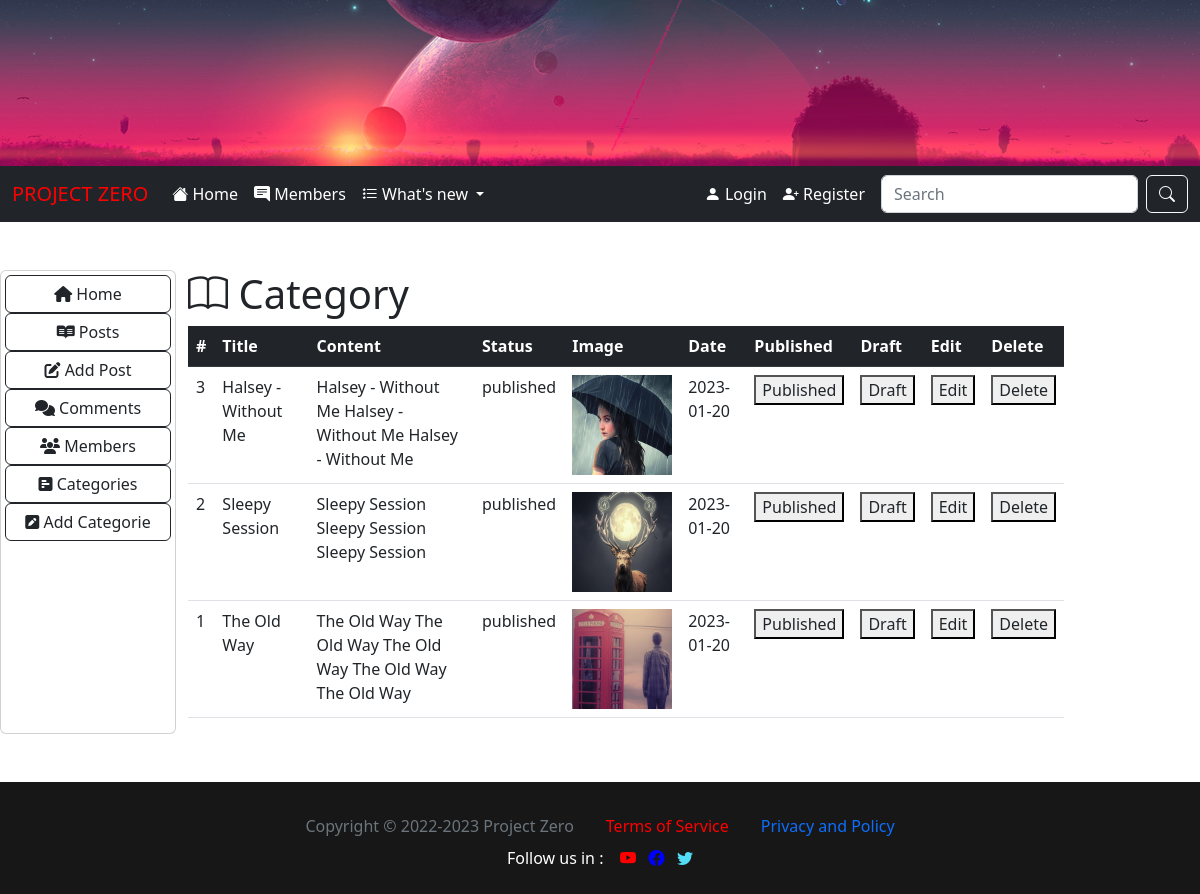
Page /admin/cate.php on the committed database.
### tables this page shows
CREATE TABLE `cate` (
  `cat_id` int(255) NOT NULL,
  `cat_title` varchar(255) NOT NULL,
  `cat_date` date NOT NULL,
  `cat_image` text NOT NULL,
  `cat_content` text NOT NULL,
  `cat_tags` varchar(255) NOT NULL,
  `cat_status` varchar(255) NOT NULL
);

### admin/cate.php (the view, shortened to what this page needs)
<?php include "nav.php"; ?>
  <div class="col-9">
    <div class="container">
      <h1 class="mt-5"><i class="bi bi-book"></i> Category</h1>
      <div class="table-responsive">
        <table class="table table-hover">
          <thead class="table-dark">
            <tr>
              <th scope="col">#</th>
              <th scope="col">Title</th>
              <th scope="col">Content</th>
              <th scope="col">Status</th>
              <th scope="col">Image</th>
              <th scope="col">Date</th>
              <th scope="col">Published</th>
              <th scope="col">Draft</th>
              <th scope="col">Edit</th>
              <th scope="col">Delete</th>
            </tr>
          </thead>
          <tbody>
              <?php
                    $query = "SELECT * FROM cate ORDER BY cat_id DESC";
                    $result = $conn->prepare($query);
                    $result->execute();
                    while($row = $result->fetch()){
                        $cat_id            = $row['cat_id'];
                        $cat_title         = $row['cat_title'];
                        $cat_status        = $row['cat_status'];
                        $cat_image         = $row['cat_image'];
                        $cat_content       = substr($row['cat_content'],0,70);
                        $cat_date          = $row['cat_date'];
                    echo "<tr>";
                    echo "<td>$cat_id</td>";
                    echo "<td>$cat_title</td>";
                    echo "<td>$cat_content</td>";
                    echo "<td>$cat_status</td>";
                    echo "<td><img width='100' src='../images/$cat_image'></td>";
                    echo "<td>$cat_date</td>";
               ?>
                    <form method="post">
                    <td> <button class='text-dark'>Published</button></td>
                    </form>
                    <form method="post">
                    <td> <button class='text-dark'>Draft</button></td>
                    </form>
                <?php  echo "<td><a class='text-dark' href='edit_cate.php?edit=$cat_id'><button class='text-dark'>Edit</button></a></td>"; ?>
                    <form method="post">
                    <td> <button class='text-dark'>Delete</button></td>
                    </form>
                <?php
                    echo "</tr>";
                    }
                ?>
          </tbody>
        </table>
      </div>
    </div>
  </div>
</div>
<?php include "../footer.php";?>

### rows in the picture
cate: cat_id "3", cat_title "Halsey - Without Me", cat_content "Halsey - Without Me Halsey - Without Me Halsey - Without Me", cat_status "published", cat_image (picture), cat_date "2023-01-20"
cate: cat_id "2", cat_title "Sleepy Session", cat_content "Sleepy Session Sleepy Session Sleepy Session", cat_status "published", cat_image (picture), cat_date "2023-01-20"
cate: cat_id "1", cat_title "The Old Way", cat_content "The Old Way The Old Way The Old Way The Old Way The Old Way", cat_status "published", cat_image (picture), cat_date "2023-01-20"
